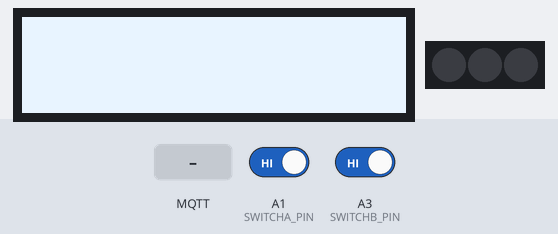
A sketch run on a simulated Arduino Nano 33 IoT. Parts: 128×32 one-colour display, 3 RGB LEDs in strip order, left to right. Inputs (shaded band) come from the test bench; at power-on: A1 (SWITCHA_PIN) HIGH, A3 (SWITCHB_PIN) HIGH. Dim RGB values are drawn brighter than linear; WiFi joins after 1.5 s; servers stay silent unless stated; no MQTT or app messages arrive unless stated; what the sketch prints to the serial monitor is not drawn.

Above: at 5.8 s.
5.9 s: MQTT message "`" arrives on the first subscribed topic
At 7.8 s:
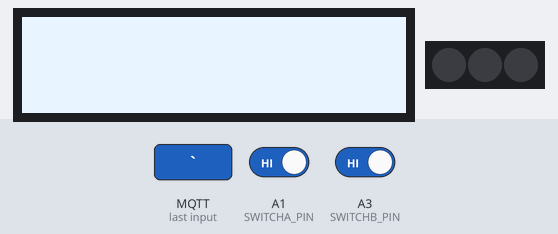
8.6 s: A1 (SWITCHA_PIN) driven LOW and A3 (SWITCHB_PIN) driven LOW
10.1 s: MQTT message "*" arrives on the first subscribed topic
At 12.3 s:
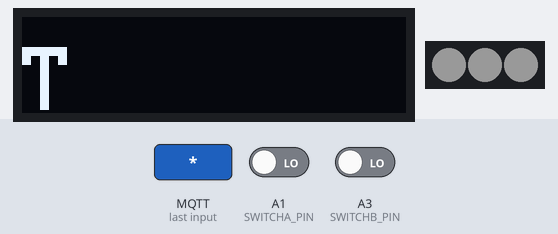
12.6 s: MQTT message "~" arrives on the first subscribed topic
At 17.1 s:
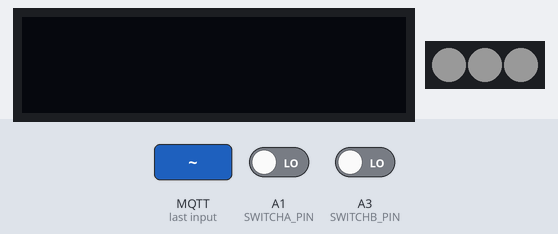
17.4 s: MQTT message "1" arrives on the first subscribed topic
At 20.3 s:
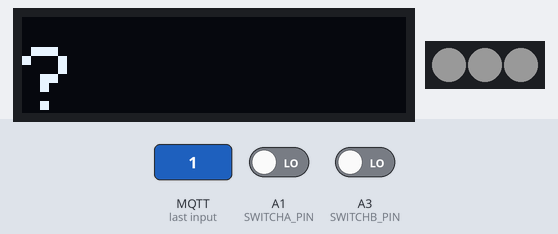
20.4 s: MQTT message "@" arrives on the first subscribed topic
At 24.2 s:
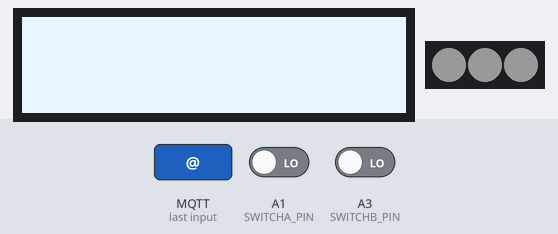
Timing chart, 0 to 25.7 s (numbered marks = the images above; inputs shaded):
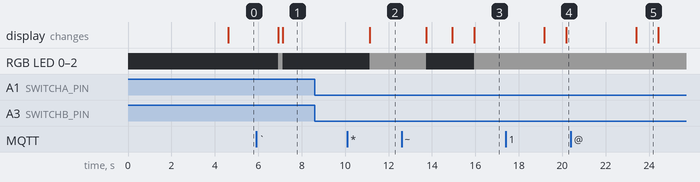

The sketch:

connectedDevices_midtermA_stable_test.ino
```cpp
#include <WiFiNINA.h>
#include <ArduinoMqttClient.h>
#include <Adafruit_NeoPixel.h>
#include <SPI.h>
#include <Wire.h>
#include <Adafruit_GFX.h>
#include <Adafruit_SSD1306.h>
#include <map>
#include <vector>
#include <sstream>

#define NEOPIXEL_PIN A2
#define NUM_PIXELS 3
#define SWITCHA_PIN A1
#define SWITCHB_PIN A3
#define SCREEN_WIDTH 128
#define SCREEN_HEIGHT 32
#define OLED_RESET -1
#define SCREEN_ADDRESS 0x3C

WiFiClient wifi;
MqttClient mqtt(wifi);
Adafruit_NeoPixel strip = Adafruit_NeoPixel(NUM_PIXELS, NEOPIXEL_PIN, NEO_GRB + NEO_KHZ800);
Adafruit_SSD1306 display(SCREEN_WIDTH, SCREEN_HEIGHT, &Wire, OLED_RESET);

const char wifi_ssid[] = "Verizon_LF6QM4";
const char wifi_pass[] = "nearly3-vat-few";
const char broker[] = "itpnyu-matthewlaujh.cloud.shiftr.io";
const int port = 1883;
const char mqtt_user[] = "itpnyu-matthewlaujh";
const char mqtt_pass[] = "itpnyu-matthewlaujh";
const char pubTopic[] = "a";
const char subTopic[] = "b";
const int bufferLength = 32;
String incomingMessage = "";
bool messageReady = false;
bool messageSent = false;
bool messageWaiting = false;

int switchAState;
int lastSwitchAState = LOW;
unsigned long lastDebounceATime = 0;
unsigned long debounceADelay = 50;
unsigned long pressAStartTime = 0;
unsigned long pressADuration = 0;
int switchBState;
int lastSwitchBState = HIGH;
unsigned long lastDebounceBTime = 0;
unsigned long debounceBDelay = 50;
unsigned long pressBStartTime = 0;
unsigned long pressBDuration = 0;
String morseCode = "";

void setup() {
  Serial.begin(9600);
  if (!display.begin(SSD1306_SWITCHCAPVCC, SCREEN_ADDRESS)) {
    Serial.println(F("SSD1306 allocation failed"));
    for (;;)
      ;
  }
  display.clearDisplay();
  display.display();

  while (WiFi.status() != WL_CONNECTED) {
    Serial.print("Attempting to connect to SSID: ");
    WiFi.begin(wifi_ssid, wifi_pass);
    delay(3000);
  }
  Serial.println("connected!");
  while (!Serial)
    ;

  mqtt.setId("a-nano33iot");
  mqtt.setUsernamePassword(mqtt_user, mqtt_pass);
  if (!mqtt.connect(broker, port)) {
    //error codes
    //  -1: credentials rejected
    //  -2: can't connect to broker
    Serial.print("MQTT connection failed! Error code = ");
    Serial.println(mqtt.connectError());
    while (true) {};  //do nothing forever
  } else {
    Serial.println("MQTT connected.");
    display.clearDisplay();
    display.invertDisplay(true);
    display.display();
  }

  mqtt.subscribe(subTopic);

  strip.begin();
  strip.setBrightness(25);
  strip.show();
  pinMode(SWITCHA_PIN, INPUT_PULLUP);
  pinMode(SWITCHB_PIN, INPUT_PULLUP);
}

void loop() {

  mqtt.poll();

  int switchA = digitalRead(SWITCHA_PIN);
  int switchB = digitalRead(SWITCHB_PIN);

  if (messageSent == false) {
    if (switchA != lastSwitchAState) {
      lastDebounceATime = millis();
    }

    if ((millis() - lastDebounceATime) > debounceADelay) {
      if (switchA != switchAState) {
        switchAState = switchA;
        if (switchAState == LOW) {
          pressAStartTime = millis();
        } else {
          pressADuration = millis() - pressAStartTime;
          if (pressADuration < 200) {
            morseCode += "`";
          } else {
            morseCode += "*";
          }
        }
      }
    }
    lastSwitchAState = switchA;

    if (switchB != lastSwitchBState) {
      lastDebounceBTime = millis();
    }

    if ((millis() - lastDebounceBTime) > debounceBDelay) {
      if (switchB != switchBState) {
        switchBState = switchB;
        if (switchBState == LOW) {
          pressBStartTime = millis();
        } else {
          pressBDuration = millis() - pressBStartTime;
          if (pressBDuration < 200) {
            morseCode += "~";
          } else {
            morseCode += "@";
          }
        }
      }
    }
    lastSwitchBState = switchB;
    if (switchA == LOW && switchB == LOW) {
      if (morseCode.length() > 0) {
        Serial.println(morseCode);
        mqtt.beginMessage(pubTopic);
        mqtt.print(morseCode);
        mqtt.endMessage();
        morseCode = "";
        display.clearDisplay();
        messageSent = true;
      }
      delay(1000);
    }
  }

  if (mqtt.available()) {
    display.clearDisplay();
    display.invertDisplay(true);
    display.display();
    Serial.print("Message received on topic: ");
    Serial.println(mqtt.messageTopic());

    char messageBuffer[bufferLength];
    int len = mqtt.readBytes(messageBuffer, bufferLength - 1);
    messageBuffer[len] = '\0';
    incomingMessage = String(messageBuffer);
    messageReady = true;
    messageWaiting = true;
    if (messageWaiting == true && switchA == LOW && switchB == LOW) {
    Serial.println(incomingMessage);
    String decodedMessage = decodeMorse(incomingMessage);
    Serial.println(decodedMessage);
    display.invertDisplay(true);
      strip.clear();
      for (int i = 0; i < NUM_PIXELS; i++) {
        strip.setPixelColor(i, strip.Color(255, 255, 255));
      }
      strip.show();
      display.clearDisplay();
      display.invertDisplay(false);
      display.setTextSize(3);
      display.setTextColor(SSD1306_WHITE);
      display.setCursor(0, 10);
      display.cp437(true);
      display.println(decodedMessage);
      display.display();
      delay(2000);
      messageSent = false;
      messageWaiting = false;
    }
    for (int i = 0; i < incomingMessage.length(); i++) {
      if (incomingMessage[i] == '`') {
        pulseLEDs(200);
      } else if (incomingMessage[i] == '*') {
        pulseLEDs(600);
      } else if (incomingMessage[i] == '~') {
        strip.clear();
      } else if (incomingMessage[i] == '@') {
        delay(600);
      }
      delay(200);
    }
  }
  incomingMessage = "";
}

void pulseLEDs(int duration) {
  for (int i = 0; i < NUM_PIXELS; i++) {
    strip.setPixelColor(i, strip.Color(255, 255, 255));
  }
  strip.show();
  delay(duration);
  strip.clear();
  strip.show();
}

std::map<String, char> morseCodeMap = {
  { ".-", 'A' }, { "-...", 'B' }, { "-.-.", 'C' }, { "-..", 'D' }, { ".", 'E' }, { "..-.", 'F' }, { "--.", 'G' }, { "....", 'H' }, { "..", 'I' }, { ".---", 'J' }, { "-.-", 'K' }, { ".-..", 'L' }, { "--", 'M' }, { "-.", 'N' }, { "---", 'O' }, { ".--.", 'P' }, { "--.-", 'Q' }, { ".-.", 'R' }, { "...", 'S' }, { "-", 'T' }, { "..-", 'U' }, { "...-", 'V' }, { ".--", 'W' }, { "-..-", 'X' }, { "-.--", 'Y' }, { "--..", 'Z' }, { "-----", '0' }, { ".----", '1' }, { "..---", '2' }, { "...--", '3' }, { "....-", '4' }, { ".....", '5' }, { "-....", '6' }, { "--...", '7' }, { "---..", '8' }, { "----.", '9' }
};

String decodeMorse(String morseCode) {
  String decodedMessage = "";
  String currentCode = "";  // To hold the Morse code for a single character
  morseCode += "@";         // Add an '@' at the end to ensure the last word is processed

  for (unsigned int i = 0; i < morseCode.length(); i++) {
    if (morseCode[i] == '~' || morseCode[i] == '@') {
      // '~' or '@' indicates the end of a Morse code for a letter or a word respectively
      currentCode.replace("`", ".");  // Replace your custom symbol for dot with '.'
      currentCode.replace("*", "-");  // Replace your custom symbol for dash with '-'

      if (morseCodeMap.find(currentCode) != morseCodeMap.end()) {
        decodedMessage += morseCodeMap[currentCode];  // Look up the character and add to message
      } else if (currentCode.length() > 0) {          // Handle unknown codes
        decodedMessage += '?';
      }
      currentCode = "";  // Reset current code for the next character

      if (morseCode[i] == '@') decodedMessage += ' ';  // '@' indicates space between words
    } else {
      // Accumulate Morse code symbols for the current letter
      currentCode += morseCode[i];
    }
  }

  return decodedMessage;
}
```

Measured:
- after the input at 5.9 s, RGB LED 0–2: off → RGB(25, 25, 25) after 1.0 s, → off 0.20 s later
- after the input at 8.6 s, every drawn part: stays the same
- after the input at 10.1 s, RGB LED 0–2: off → RGB(25, 25, 25) after 1.0 s; the display: changes after 1.0 s (image 2)
- after the input at 12.6 s, the display: first differs from a run without the input after 2.3 s (image 3 shows a later state)
- after the input at 17.4 s, the display: first changes after 1.8 s (image 4 shows a later state)
- after the input at 20.4 s, the display: changes after 3.0 s (image 5)
- what the display in image 5 shows lasts 1.0 s, from 23.4 s to 24.4 s
